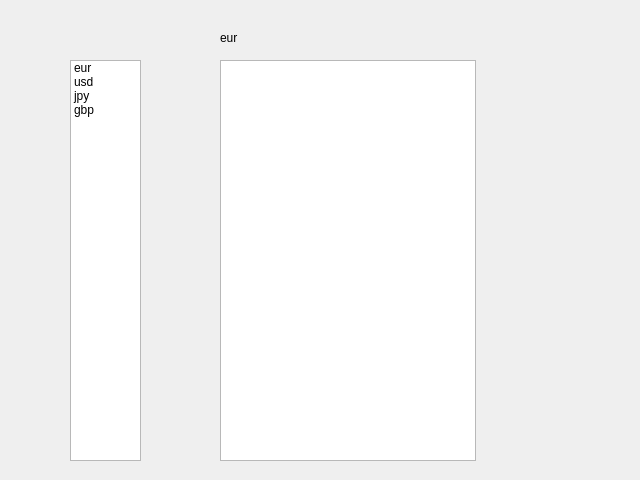
<?xml version="1.0" encoding="UTF-8"?>
<ui version="4.0">
    <class>Form</class>
    <widget class="QWidget" name="Form">
        <property name="geometry">
            <rect>
                <x>0</x>
                <y>0</y>
                <width>640</width>
                <height>480</height>
            </rect>
        </property>
        <property name="windowTitle">
            <string>Form</string>
        </property>
        <widget class="QListWidget" name="listWidget">
            <property name="geometry">
                <rect>
                    <x>70</x>
                    <y>60</y>
                    <width>71</width>
                    <height>401</height>
                </rect>
            </property>
            <property name="wordWrap">
                <bool>false</bool>
            </property>
            <property name="selectionRectVisible">
                <bool>true</bool>
            </property>
            <item>
                <property name="text">
                    <string>eur</string>
                </property>
            </item>
            <item>
                <property name="text">
                    <string>usd</string>
                </property>
            </item>
            <item>
                <property name="text">
                    <string>jpy</string>
                </property>
            </item>
            <item>
                <property name="text">
                    <string>gbp</string>
                </property>
            </item>
        </widget>
        <widget class="QListWidget" name="listWidget_2">
            <property name="geometry">
                <rect>
                    <x>220</x>
                    <y>60</y>
                    <width>256</width>
                    <height>401</height>
                </rect>
            </property>
        </widget>
        <widget class="QLabel" name="label">
            <property name="geometry">
                <rect>
                    <x>220</x>
                    <y>30</y>
                    <width>55</width>
                    <height>16</height>
                </rect>
            </property>
            <property name="text">
                <string>eur</string>
            </property>
        </widget>
    </widget>
    <resources/>
    <connections/>
</ui>
